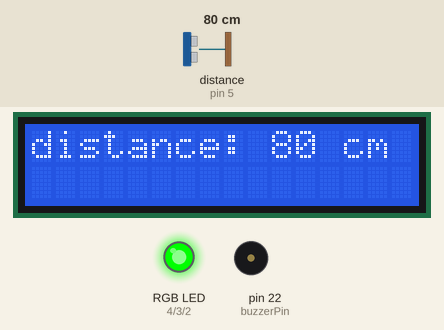
The sketch below on a simulated Arduino Mega 2560, built with avr-gcc and run on an emulated ATmega2560. Parts: 16×2 character LCD, an RGB LED mixed from three pins (HIGH = lit), buzzer (waves = sounding, pin HIGH). Wiring (inferred from the names in the program): ultrasonic range finder: trigger pin 6; echo pin 5. The inputs (shaded band) are chosen by the test bench; at power-on: distance to the obstacle (sensor on pin 5) 80 cm. The echo pulse lasts 58.3 µs per cm; pins used as bus, display or sensor lines are not drawn.

Above: at 2.2 s.
2.3 s: distance to the obstacle (sensor on pin 5) set to 9 cm
At 3.3 s:
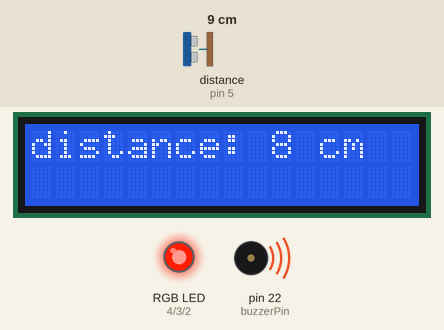
5.3 s: distance to the obstacle (sensor on pin 5) set to 2 cm
At 8.0 s:
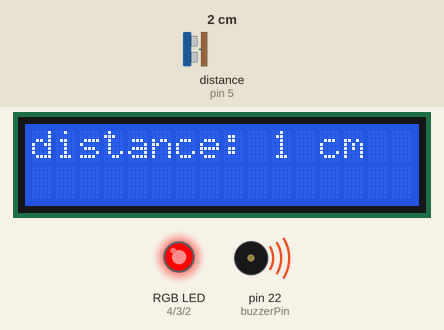
8.3 s: distance to the obstacle (sensor on pin 5) set to 18 cm
At 9.5 s:
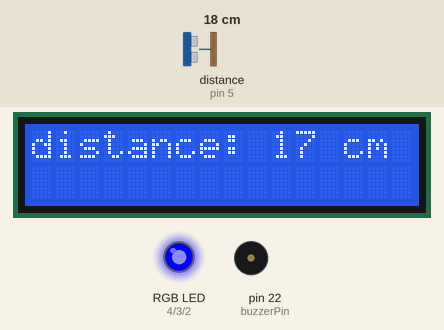
9.8 s: distance to the obstacle (sensor on pin 5) set to 35 cm
At 10.2 s:
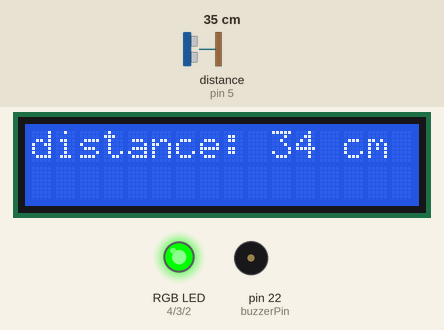
11.3 s: distance to the obstacle (sensor on pin 5) set to 12 cm
At 12.6 s:
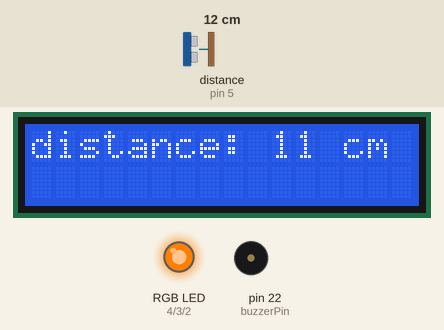
Timing chart, 0 to 14.3 s (numbered marks = the images above; inputs shaded):
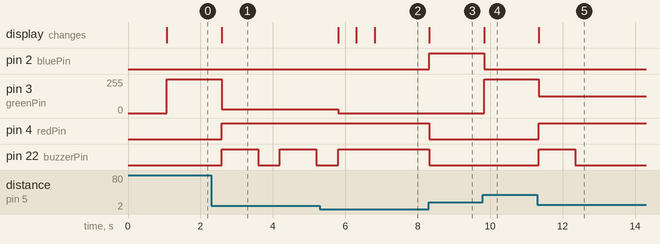

The sketch:

SHSCode.ino
```cpp
 /***********************************************************
File name: T_Edwards_SmartHomeSystem
Description: The ultrasonic sensor detects the distance,
changes the color of the RGB LED accordingly, and displays
the distance on the LCD. When the object is a certain distance
away the buzzer will sound.

E-mail: tyedwards@chapman.edu
Author: Tyler Edwards
Date: 12/04/2021

-extension of Lessons 4, 5, & 20
***********************************************************/
#include <LiquidCrystal.h>
int redPin = 4;   // R petal on RGB LED module connected to digital pin 4
int greenPin = 3; // G petal on RGB LED module connected to digital pin 3
int bluePin = 2;   // B petal on RGB LED module connected to digital pin 2
const int echoPin = 5;  // pin connected to Echo Pin in the ultrasonic distance sensor
const int trigPin  = 6; // pin connected to trig Pin in the ultrasonic distance sensor
int buzzerPin = 22; //definition digital 8 pins as pin to control the buzzer

LiquidCrystal lcd(7, 8, 9, 10, 11, 12);
/*
 * LCD RS pin to digital pin 7
 * LCD Enable pin to digital pin 8
 * LCD D4 pin to digital pin 9
 * LCD D5 pin to digital pin 10
 * LCD D6 pin to digital pin 11
 * LCD D7 pin to digital pin 12
 * LCD R/W pin to ground
 * LCD VSS pin to ground
 * LCD VCC pin to 5V
*/
void setup()
{
   pinMode(echoPin, INPUT); //Set the connection pin output mode Echo pin
   pinMode(trigPin, OUTPUT);//Set the connection pin output mode trog pin
   pinMode(redPin, OUTPUT);   // sets the redPin to be an output
   pinMode(greenPin, OUTPUT); // sets the greenPin to be an output
   pinMode(bluePin, OUTPUT);  // sets the bluePin to be an output
   pinMode(buzzerPin,OUTPUT); //Set digital 22 port mode, the OUTPUT for the output
   lcd.begin(16, 2);        //set up the LCD's number of columns and rows:
   lcd.clear();             //Clears the LCD screen and positions the cursor in the upper-left corner
   delay(1000);             //delay 1000ms
}

void loop()
{
   int cm = ping(echoPin) ;
   lcd.setCursor(0, 0);          // set the cursor to column 0, line 0
   lcd.print("distance: ");      // Print a message of "Temp: "to the LCD.
   lcd.print(cm);                // Print a centigrade temperature to the LCD.
   lcd.print(" cm    ");         // Print the unit of the centigrade temperature to the LCD.
   if(cm <= 5)
   {
    color(255, 0, 0);
      digitalWrite(buzzerPin,HIGH); //Set PIN 8 feet as HIGH = 5 v
   }
   else if(cm <= 10 && cm > 5)
    {
     color(255, 30, 0);
      digitalWrite(buzzerPin,HIGH); //Set PIN 8 feet as HIGH = 5 v
      delay(1000);                   //Set the delay time，2000ms
      digitalWrite(buzzerPin,LOW);  //Set PIN 8 feet for LOW = 0 v
      delay(100);
    }
   else if(cm <= 15 && cm > 10)
   {
    color(255, 127, 0);
      digitalWrite(buzzerPin,HIGH); //Set PIN 8 feet as HIGH = 5 v
      delay(1000);                   //Set the delay time，2000ms
      digitalWrite(buzzerPin,LOW);  //Set PIN 8 feet for LOW = 0 v
      delay(2000);
   }
   else if(cm <= 20 && cm > 15)
   {
    color(0, 0, 255);
      digitalWrite(buzzerPin,LOW);  //Set PIN 8 feet for LOW = 0 v
   }
   else if(cm <= 25 && cm > 20)
   {
    color(127, 0, 255);
      digitalWrite(buzzerPin,LOW);  //Set PIN 8 feet for LOW = 0 v
   }
   else
   {
    color(0, 255, 0);
      digitalWrite(buzzerPin,LOW);  //Set PIN 8 feet for LOW = 0 v
   }
    delay(500);
}

int ping(int echoPin)
{
   // establish variables for duration of the ping,
   // and the distance result in inches and centimeters:
   long duration, cm;
   // The PING))) is triggered by a HIGH pulse of 2 or more microseconds.
   // Give a short LOW pulse beforehand to ensure a clean HIGH pulse:
   pinMode(trigPin, OUTPUT);
   digitalWrite(trigPin, LOW);
   delayMicroseconds(2);
   digitalWrite(trigPin, HIGH);
   delayMicroseconds(5);
   digitalWrite(trigPin, LOW);

   pinMode(echoPin, INPUT);
   duration = pulseIn(echoPin, HIGH);

   // convert the time into a distance
   cm = microsecondsToCentimeters(duration);
   return cm ;
}

long microsecondsToCentimeters(long microseconds)
{
   // The speed of sound is 340 m/s or 29 microseconds per centimeter.
   // The ping travels out and back, so to find the distance of the
   // object we take half of the distance travelled.
   return microseconds / 29 / 2;
}

void color (unsigned char red, unsigned char green, unsigned char blue)// the color generating function
{
     analogWrite(redPin, red);     // PWM signal output
     analogWrite(greenPin, green); // PWM signal output
     analogWrite(bluePin, blue);   // PWM signal output
}
```

Measured:
- after the input at 2.3 s, pin 3 (greenPin): 255/255 → 30/255 after 0.29 s; pin 4 (redPin): LOW → HIGH after 0.29 s; pin 22 (buzzerPin): alternates HIGH for 1.0 s and LOW for 0.60 s, starting after 0.29 s; the display: changes after 0.29 s (image 1)
- after the input at 5.3 s, pin 3 (greenPin): 30/255 → 0/255 after 0.50 s; pin 22 (buzzerPin): goes on until 5.8 s, then stays HIGH; the display: changes after 0.50 s (image 2)
- after the input at 8.3 s, pin 2 (bluePin): LOW → HIGH at once; pin 4 (redPin), pin 22 (buzzerPin): HIGH → LOW at once; the display: changes at once (image 3)
- after the input at 9.8 s, pin 2 (bluePin): HIGH → LOW at once; pin 3 (greenPin): 0/255 → 255/255 at once; the display: changes at once (image 4)
- after the input at 11.3 s, pin 3 (greenPin): 255/255 → 127/255 at once; pin 4 (redPin): LOW → HIGH at once; pin 22 (buzzerPin): LOW → HIGH at once, → LOW 1.0 s later; the display: changes at once (image 5)
